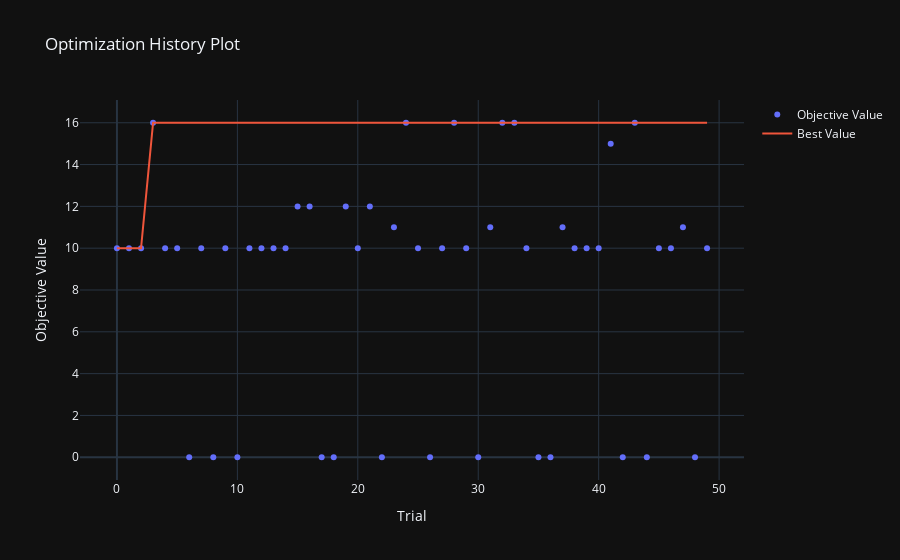

This figure's notebook cell:
### Code cell
vis.plot_optimization_history(study)

### Figure 1 — Plotly figure (JSON) as saved in the notebook; plotly's stock layout.template omitted (floating-point values rounded to 4 significant figures)
{"data": [{"mode": "markers", "name": "Objective Value", "x": [0, 1, 2, 3, 4, 5, 6, 7, 8, 9, 10, 11, 12, 13, 14, 15, 16, 17, 18, 19, 20, 21, 22, 23, 24, 25, 26, 27, 28, 29, 30, 31, 32, 33, 34, 35, 36, 37, 38, 39, 40, 41, 42, 43, 44, 45, 46, 47, 48, 49], "y": [10.0, 10.0, 10.0, 16.0, 10.0, 10.0, 0.0, 10.0, 0.0, 10.0, 0.0, 10.0, 10.0, 10.0, 10.0, 12.0, 12.0, 0.0, 0.0, 12.0, 10.0, 12.0, 0.0, 11.0, 16.0, 10.0, 0.0, 10.0, 16.0, 10.0, 0.0, 11.0, 16.0, 16.0, 10.0, 0.0, 0.0, 11.0, 10.0, 10.0, 10.0, 15.0, 0.0, 16.0, 0.0, 10.0, 10.0, 11.0, 0.0, 10.0], "type": "scatter"}, {"mode": "lines", "name": "Best Value", "x": [0, 1, 2, 3, 4, 5, 6, 7, 8, 9, 10, 11, 12, 13, 14, 15, 16, 17, 18, 19, 20, 21, 22, 23, 24, 25, 26, 27, 28, 29, 30, 31, 32, 33, 34, 35, 36, 37, 38, 39, 40, 41, 42, 43, 44, 45, 46, 47, 48, 49], "y": [10.0, 10.0, 10.0, 16.0, 16.0, 16.0, 16.0, 16.0, 16.0, 16.0, 16.0, 16.0, 16.0, 16.0, 16.0, 16.0, 16.0, 16.0, 16.0, 16.0, 16.0, 16.0, 16.0, 16.0, 16.0, 16.0, 16.0, 16.0, 16.0, 16.0, 16.0, 16.0, 16.0, 16.0, 16.0, 16.0, 16.0, 16.0, 16.0, 16.0, 16.0, 16.0, 16.0, 16.0, 16.0, 16.0, 16.0, 16.0, 16.0, 16.0], "type": "scatter"}, {"marker": {"color": "#cccccc"}, "mode": "markers", "name": "Infeasible Trial", "showlegend": false, "x": [], "y": [], "type": "scatter"}], "layout": {"title": {"text": "Optimization History Plot"}, "xaxis": {"title": {"text": "Trial"}}, "yaxis": {"title": {"text": "Objective Value"}}}}
